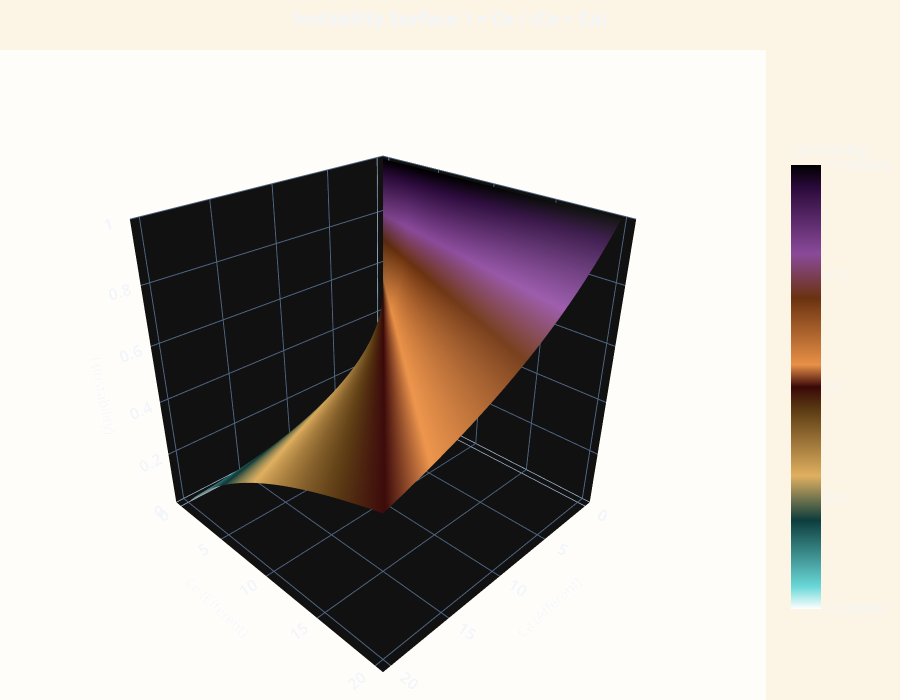

Notebook code cell kept with this figure:
### Markdown cell above
---
## 📈 Interactive 3D: Instability Surface

**I = Ce / (Ce + Ca)**

🔄 **Drag to rotate** | 🔍 **Scroll to zoom** | 📍 **Hover for values**

### Code cell
# ============================================================
# 📈 INSTABILITY 3D SURFACE
# ============================================================

# === PARAMETERS ===
MAX_COUPLING = 20
MESH_POINTS = CONFIG['mesh_points']
MESH_EXPONENT = 2.5

# Build mesh
axis_vals = create_exponential_mesh(MAX_COUPLING, MESH_POINTS, MESH_EXPONENT)
Ca, Ce = np.meshgrid(axis_vals, axis_vals)
I = calc_instability(Ce, Ca)

# Create figure
fig_instability = go.Figure(data=[
    go.Surface(
        x=Ca, y=Ce, z=I,
        colorscale=CONFIG['instability_colorscale'],
        cmin=0, cmax=1,
        colorbar=dict(
            title=dict(text='I (Instability)', font=dict(size=14)),
            tickvals=[0, 0.25, 0.5, 0.75, 1.0],
            ticktext=['0.0 (Stable)', '0.25', '0.5', '0.75', '1.0 (Volatile)'],
            len=0.75,
        ),
        hovertemplate='Ca: %{x:.1f}<br>Ce: %{y:.1f}<br>I: %{z:.3f}<extra></extra>',
        lighting=dict(ambient=0.6, diffuse=0.8, specular=0.2, roughness=0.5),
        lightposition=dict(x=0, y=0, z=2),
    )
])

fig_instability.update_layout(
    title=dict(
        text='<b>Instability Surface: I = Ce / (Ce + Ca)</b>',
        font=dict(size=18),
        x=0.5,
    ),
    scene=dict(
        xaxis=dict(title='Ca (Afferent)', tickfont=dict(size=14, weight='bold')),
        yaxis=dict(title='Ce (Efferent)', tickfont=dict(size=14, weight='bold')),
        zaxis=dict(title='I (Instability)', tickfont=dict(size=14, weight='bold'), range=[0, 1]),
        camera=CONFIG['camera'],
        bgcolor=CONFIG['plot_bg'],
    ),
    paper_bgcolor=CONFIG['paper_bg'],
    margin=dict(l=0, r=0, t=50, b=0),
    height=700,
)

fig_instability.show()

# Uncomment to save as HTML:
# fig_instability.write_html('instability-3d-interactive.html', include_plotlyjs='cdn')

### Figure 1 — Plotly figure (JSON) as saved in the notebook; plotly's stock layout.template omitted (floating-point values rounded to 4 significant figures; data arrays with more than 128 entries replaced by an {"elided": "..."} marker saying what was removed)
{"data": [{"cmax": 1, "cmin": 0, "colorbar": {"len": 0.75, "ticktext": ["0.0 (Stable)", "0.25", "0.5", "0.75", "1.0 (Volatile)"], "tickvals": [0, 0.25, 0.5, 0.75, 1.0], "title": {"font": {"size": 14}, "text": "I (Instability)"}}, "colorscale": [[0.0, "#FFFFFF"], [0.05, "#6AD8D8"], [0.2, "#0D3D3D"], [0.3, "#E0B060"], [0.45, "#5A3A12"], [0.5, "#3A0808"], [0.55, "#E89048"], [0.7, "#6A3210"], [0.8, "#8A4A9A"], [0.95, "#2A0A3A"], [1.0, "#000000"]], "hovertemplate": "Ca: %{x:.1f}<br>Ce: %{y:.1f}<br>I: %{z:.3f}<extra></extra>", "lighting": {"ambient": 0.6, "diffuse": 0.8, "roughness": 0.5, "specular": 0.2}, "lightposition": {"x": 0, "y": 0, "z": 2}, "x": {"elided": "100x100 float values"}, "y": {"elided": "100x100 float values"}, "z": {"elided": "100x100 float values"}, "type": "surface"}], "layout": {"title": {"font": {"size": 18}, "text": "<b>Instability Surface: I = Ce / (Ce + Ca)</b>", "x": 0.5}, "scene": {"xaxis": {"tickfont": {"size": 14, "weight": "bold"}, "title": {"text": "Ca (Afferent)"}}, "yaxis": {"tickfont": {"size": 14, "weight": "bold"}, "title": {"text": "Ce (Efferent)"}}, "zaxis": {"tickfont": {"size": 14, "weight": "bold"}, "title": {"text": "I (Instability)"}, "range": [0, 1]}, "camera": {"eye": {"x": 1.5, "y": 1.5, "z": 1.2}, "up": {"x": 0, "y": 0, "z": 1}}, "bgcolor": "rgba(252,245,229,0.8)"}, "margin": {"l": 0, "r": 0, "t": 50, "b": 0}, "paper_bgcolor": "#FCF5E5", "height": 700}}
